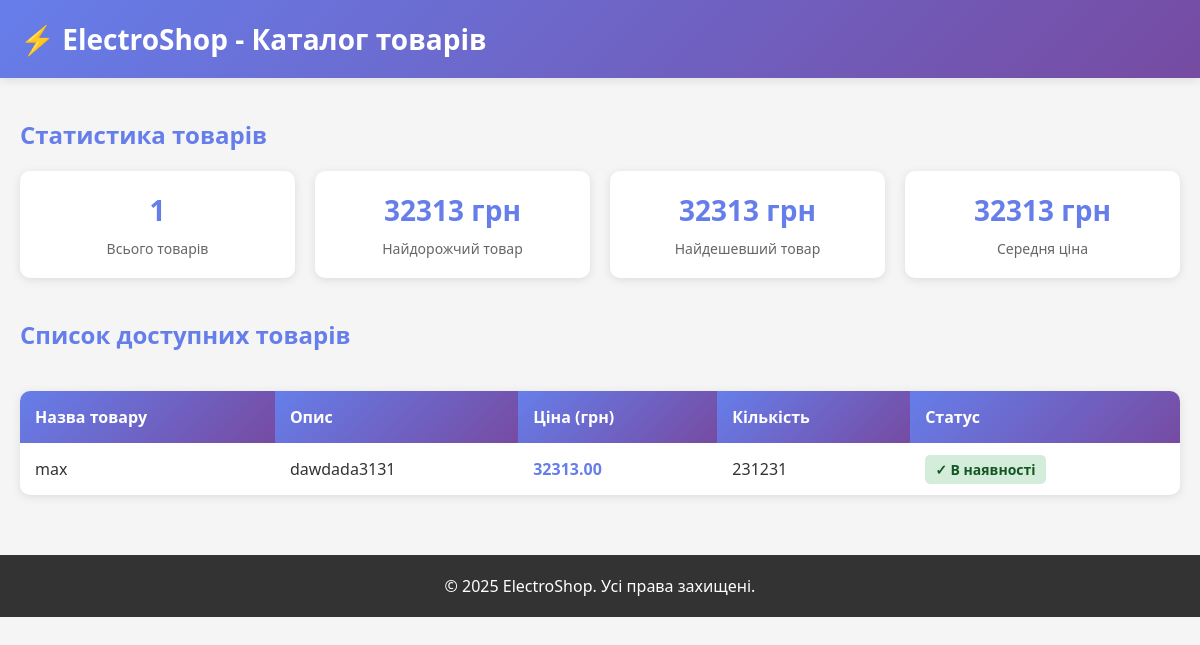
The app's page /tables/ with its own data.
### default/models.py (models this page shows, shortened)
class Product(models.Model):
    name = models.CharField(max_length=255)
    description = models.TextField()
    price = models.DecimalField(max_digits=10, decimal_places=2)
    stock = models.PositiveIntegerField()
    rating = models.FloatField(default=0.0)

### default/views.py (the view)
# urls.py: path('tables/', views.tables, name='tables'),
def tables(request):
    products = Product.objects.all()
    products_count = products.count()
    products_by_price = products.order_by('-price')
    top_expensive = products.order_by('-price')[:5]
    max_price = Product.objects.aggregate(Max('price'))['price__max'] or 0
    min_price = Product.objects.aggregate(Min('price'))['price__min'] or 0
    avg_price = Product.objects.aggregate(Avg('price'))['price__avg'] or 0
    context = {
        'products': products,
        'products_count': products_count,
        'products_by_price': products_by_price,
        'top_expensive': top_expensive,
        'max_price': max_price if max_price else "N/A",
        'min_price': min_price if min_price else "N/A",
        'avg_price': avg_price if avg_price else "N/A",
    }
    return render(request, 'tables.html', context)

### default/templates/tables.html (shortened to what this page needs)
<!DOCTYPE html>
<html lang="uk">
<head>
</head>
<body>
    <header>
        <div class="container">
            <h1>⚡ ElectroShop - Каталог товарів</h1>
        </div>
    </header>
    <main class="container">
        <h2>Статистика товарів</h2>
        <div class="stats">
            <div class="stat-card">
                <div class="stat-value">{{ products_count }}</div>
                <div class="stat-label">Всього товарів</div>
            </div>
            <div class="stat-card">
                <div class="stat-value">{{ max_price }} грн</div>
                <div class="stat-label">Найдорожчий товар</div>
            </div>
            <div class="stat-card">
                <div class="stat-value">{{ min_price }} грн</div>
                <div class="stat-label">Найдешевший товар</div>
            </div>
            <div class="stat-card">
                <div class="stat-value">{{ avg_price|floatformat:0 }} грн</div>
                <div class="stat-label">Середня ціна</div>
            </div>
        </div>
        <h2>Список доступних товарів</h2>
        <div class="table-container">
            <table>
                <thead>
                    <tr>
                        <th>Назва товару</th>
                        <th>Опис</th>
                        <th>Ціна (грн)</th>
                        <th>Кількість</th>
                        <th>Статус</th>
                    </tr>
                </thead>
                <tbody>
                    {% for product in products %}
                        <tr>
                            <td>{{ product.name }}</td>
                            <td>{{ product.description|truncatewords:5 }}</td>
                            <td class="price">{{ product.price }}</td>
                            <td>{{ product.stock }}</td>
                            <td>
                                {% if product.stock > 0 %}
                                    <span class="status in-stock">✓ В наявності</span>
                                {% else %}
                                    <span class="status out-of-stock">✗ Немає в наявності</span>
                                {% endif %}
                            </td>
                        </tr>
                    {% empty %}
                        <tr>
                            <td colspan="5" style="text-align: center; padding: 40px;">Товарів не знайдено</td>
                        </tr>
                    {% endfor %}
                </tbody>
            </table>
        </div>
    </main>
    <footer>
        <p>&copy; 2025 ElectroShop. Усі права захищені.</p>
    </footer>
</body>
</html>

### default/templates/tables.html (style rules this page uses)
* { margin: 0; padding: 0; box-sizing: border-box; }
body { font-family: 'Segoe UI', Tahoma, Geneva, Verdana, sans-serif; background-color: #f5f5f5; color: #333; }
header { background: linear-gradient(135deg, #667eea 0%, #764ba2 100%); color: white; padding: 20px 0; box-shadow: 0 2px 10px rgba(0,0,0,0.1); }
.container { max-width: 1200px; margin: 0 auto; padding: 0 20px; }
h1 { font-size: 28px; }
h2 { margin: 40px 0 20px; color: #667eea; }
.stats { display: grid; grid-template-columns: repeat(auto-fit, minmax(200px, 1fr)); gap: 20px; margin-bottom: 40px; }
.stat-card { background: white; padding: 20px; border-radius: 10px; box-shadow: 0 2px 10px rgba(0,0,0,0.1); text-align: center; }
.stat-value { font-size: 28px; font-weight: bold; color: #667eea; margin-bottom: 10px; }
.stat-label { color: #666; font-size: 14px; }
.table-container { background: white; border-radius: 10px; box-shadow: 0 2px 10px rgba(0,0,0,0.1); overflow: hidden; margin: 40px 0; }
table { width: 100%; border-collapse: collapse; }
th { background: linear-gradient(135deg, #667eea 0%, #764ba2 100%); color: white; padding: 15px; text-align: left; font-weight: bold; font-size: 16px; }
td { padding: 15px; border-bottom: 1px solid #e0e0e0; }
tr:last-child td { border-bottom: none; }
.price { color: #667eea; font-weight: bold; font-size: 16px; }
.status { padding: 5px 10px; border-radius: 5px; font-size: 14px; font-weight: bold; }
.in-stock { background-color: #d4edda; color: #155724; }
footer { background-color: #333; color: white; text-align: center; padding: 20px 0; margin-top: 60px; }

### records on screen
Product: name "max", description "dawdada3131", price "32313.00", stock "231231", shows "✓ В наявності"

### other values on screen
{{ products_count }} "1"
{{ max_price }} "32313"
{{ min_price }} "32313"
{{ avg_price|floatformat:0 }} "32313"
